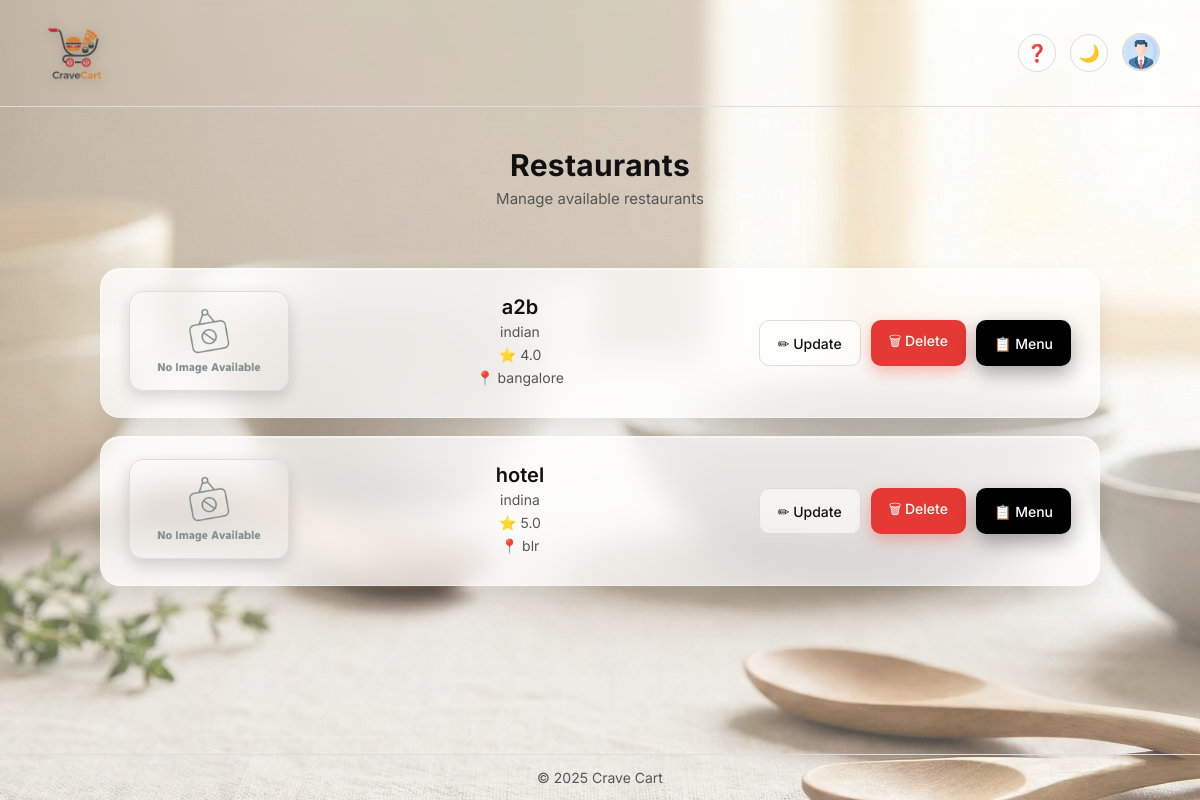
/open_show_restaurants, run on the app's committed database.
### delivery/models.py (models this page shows, shortened)
class Restaurant(models.Model):
    name = models.CharField(max_length=255)
    cuisine = models.CharField(max_length=255)
    rating = models.DecimalField(max_digits=3, decimal_places=1)
    location = models.CharField(max_length=255)
    picture = models.URLField(blank=True, null=True)
    picture_file = CloudinaryField("restaurant_image", blank=True, null=True)

### delivery/views.py (the view)
# urls.py: path('open_show_restaurants', views.open_show_restaurants, name='open_show_restaurants'),
def open_show_restaurants(request):
    restaurants = Restaurant.objects.all()
    return render(request, 'show_restaurants.html', {
        'restaurants': restaurants })

### delivery/context_processors.py (called while the page is built, shortened)
def cart_count_processor(request):
    cart_count = 0
    username = request.session.get("username")
    return {
        "cart_count": cart_count
    }

### delivery/templates/show_restaurants.html (shortened to what this page needs)
<!DOCTYPE html>
<html lang="en">
<head>
    {% load static %}
    <link rel="stylesheet" href="{% static 'css/show_style.css' %}">
</head>
<body>
<div class="page">
    <header class="header">
        <div class="brand">
            <a href="{% url 'home' %}" class="logo-link">
                <img src="{% static 'images/logoo.png' %}" alt="Crave Cart Logo" class="logo">
            </a>
        </div>
        <div class="header-actions">
    <button class="icon-btn" title="Help">
        ❓
    </button>
    <button class="icon-btn theme-btn" onclick="toggleTheme()" title="Toggle theme">
        <span id="themeIcon">🌙</span>
    </button>
    <div class="profile-menu">
        <button class="profile-avatar" onclick="toggleProfileMenu(event)">
            <img src="{% static 'images/profile.png' %}" alt="Profile">
        </button>
    </div>
</div>
    </header>
    <main class="content content-top menu-page">
    <div class="restaurant-container">
        <div class="page-title">
            <h2>Restaurants</h2>
            <p>Manage available restaurants</p>
        </div>
        <div class="restaurant-list">
           {% for r in restaurants %}
<div class="restaurant-row">
    <div class="restaurant-image">
        {% if r.picture_file and r.picture_file.url %}
            <img src="{{ r.picture_file.url }}" class="table-img">
        {% elif r.picture %}
            <img src="{{ r.picture }}" class="table-img">
        {% else %}
            <img src="{% static 'images/default-restaurant.png' %}" class="table-img">
        {% endif %}
    </div>
    <div class="restaurant-info">
        <h3>{{ r.name }}</h3>
        <p>{{ r.cuisine }}</p>
        <p>⭐ {{ r.rating }}</p>
        <p>📍 {{ r.location }}</p>
    </div>
                <div class="restaurant-actions">
                    <a href="{% url 'open_update_restaurant' r.id %}">
                        <button class="btn small outline">✏ Update</button>
                    </a>
                    <button class="btn small danger"
                            onclick="openDeleteRestaurantModal('{{ r.id }}')">
                        🗑 Delete
                    </button>
                    <a href="{% url 'open_update_menu' r.id %}">
                        <button class="btn small primary">📋 Menu</button>
                    </a>
                </div>
            </div>
            {% endfor %}
        </div>
    </div>
</main>
    <footer class="footer">
        © 2025 Crave Cart
    </footer>
</div>
</body>
</html>

### data on the page
Restaurant: name "a2b", cuisine "indian", rating "4.0", location "bangalore"
Restaurant: name "hotel", cuisine "indina", rating "5.0", location "blr"
